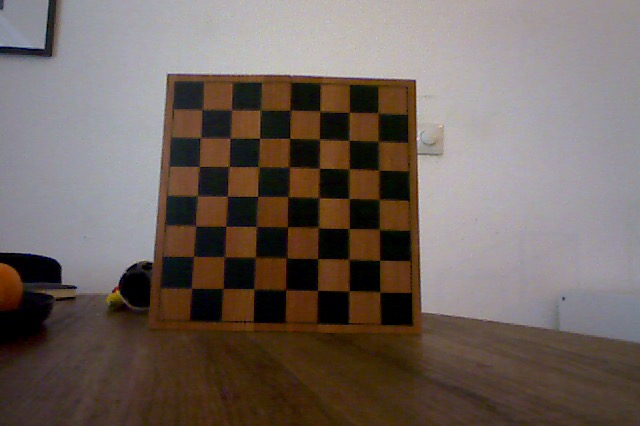
#> input picture cv/cv/img/5.jpg, 640 x 426 px
$ python calibration.py
#> lines starting #> are read from the running program, lines starting #| are printed output that depends on the picture; after the words box and inside, x2 and y2 are one past the last pixel; in counts of white or black regions, pixels touching at a corner belong together
'''
 Based on the following tutorial:
   http://docs.opencv.org/3.0-beta/doc/py_tutorials/py_calib3d/py_calibration/py_calibration.html
'''

import numpy as np
import cv2
import glob

# Define the chess board rows and columns
rows = 7
cols = 7

# Set the termination criteria for the corner sub-pixel algorithm
criteria = (cv2.TERM_CRITERIA_MAX_ITER + cv2.TERM_CRITERIA_EPS, 30, 0.001)

# Prepare the object points: (0,0,0), (1,0,0), (2,0,0), ..., (6,5,0). They are the same for all images
objectPoints = np.zeros((rows * cols, 3), np.float32)
objectPoints[:, :2] = np.mgrid[0:rows, 0:cols].T.reshape(-1, 2)

# Create the arrays to store the object points and the image points
objectPointsArray = []
imgPointsArray = []

# Loop over the image files
for path in glob.glob('img/5.jpg'):
    # Load the image and convert it to gray scale
    img = cv2.imread(path)
#> img is the input picture: shape (426, 640, 3); mean B, G, R 94.7, 101, 113
    gray = cv2.cvtColor(img, cv2.COLOR_BGR2GRAY)
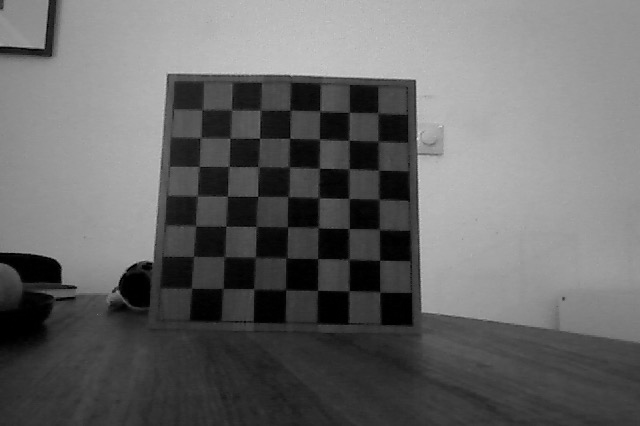
#> gray: shape (426, 640); min 0, max 222, mean 103.9

    # Find the chess board corners
    ret, corners = cv2.findChessboardCorners(gray, (rows, cols), None)
#> ret = True; corners = 49 rows, first 8: [201.8, 109.7], [231.6, 110.1], [260.2, 110.3], [290.3, 110.4], [319.8, 110.6], [349.4, 112.3], [377.9, 111.6], [209, 131]

    # Make sure the chess board pattern was found in the image
    if ret:
        # Refine the corner position
        corners = cv2.cornerSubPix(gray, corners, (11, 11), (-1, -1), criteria)
#> corners = 49 rows, first 8: [202.2, 109.7], [231.5, 109.8], [260.4, 110.3], [290.1, 110.1], [319.9, 111.1], [349.3, 112.2], [378, 112.9], [200.6, 137.6]

        # Add the object points and the image points to the arrays
        objectPointsArray.append(objectPoints)
        imgPointsArray.append(corners)

        # Draw the corners on the image
        cv2.drawChessboardCorners(img, (rows, cols), corners, ret)
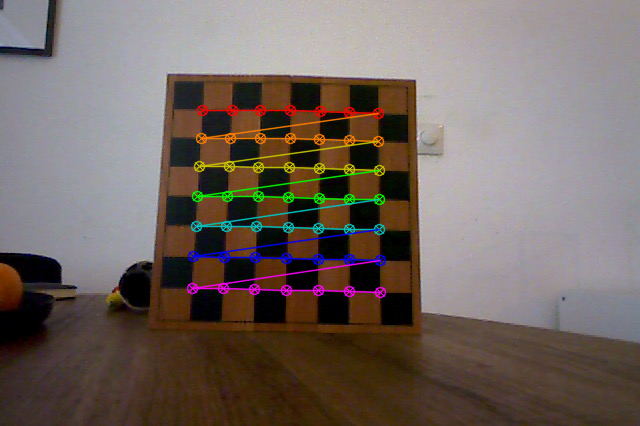
#> img: shape (426, 640, 3); 3.95% of pixels changed, all inside (x1, y1, x2, y2) = (186, 104, 387, 299)

    # Display the image
    cv2.imshow('chess board', img)
    cv2.waitKey(500)

# [14 lines of commented-out code are left out]
img = cv2.imread('img/5.jpg')
h, w = img.shape[:2]
#> h = 426; w = 640

# Obtain the new camera matrix and undistort the image
# newCameraMtx, roi = cv2.getOptimalNewCameraMatrix(mtx, dist, (w, h), 1, (w, h))
# undistortedImg = cv2.undistort(img, mtx, dist, None, newCameraMtx)

# Crop the undistorted image
# x, y, w, h = roi
# undistortedImg = undistortedImg[y:y + h, x:x + w]

# Display the final result
cv2.imshow('chess board', img)
cv2.waitKey(0)
cv2.destroyAllWindows()

$ run again, with cv/cv/img/1.jpg copied over cv/cv/img/5.jpg
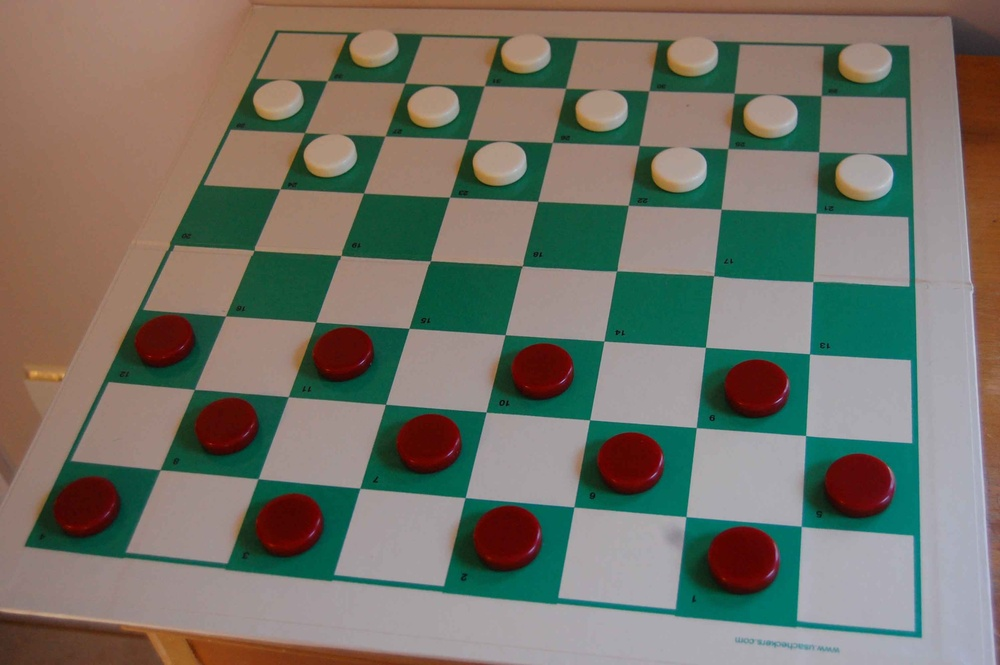
#> input picture cv/cv/img/1.jpg, 1000 x 665 px, shrunk from 3008 x 2000 before the run
#> img is the input picture: shape (665, 1000, 3); mean B, G, R 104.2, 115.5, 117.2
#> `gray = cv2.cvtColor(img, cv2.COLOR_BGR2GRAY)`:
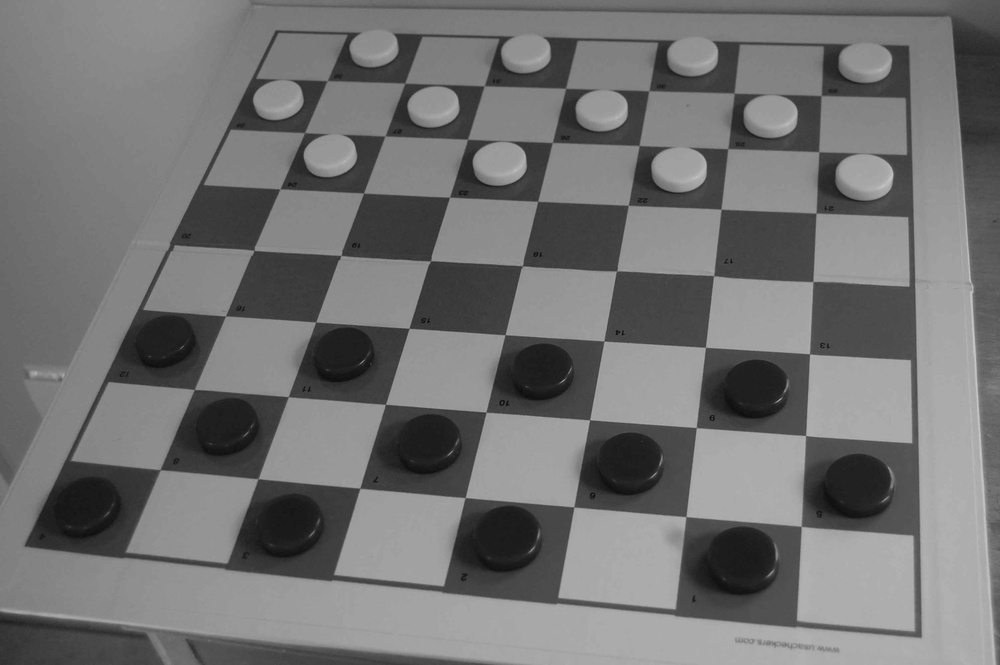
#> gray: shape (665, 1000); min 11, max 202, mean 114.7
#> ret = False; corners = None
